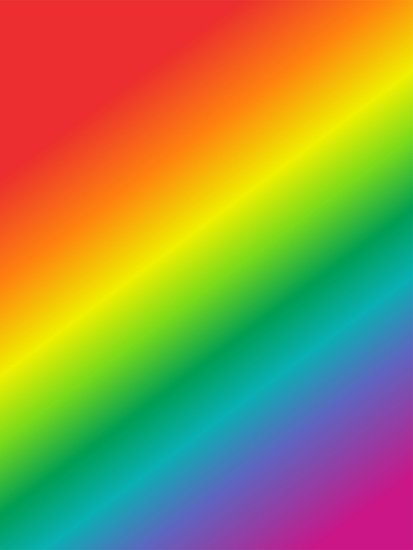
#> input picture Computer Vision/Udemy Jose Portilla/DATA/rainbow.jpg, 413 x 550 px
$ jupyter execute --allow-errors ornekler.ipynb   (shell and % lines are left out)
#> lines starting #> are read from the running program, lines starting #| are printed output that depends on the picture
[cell 1]
# 1 -> Piksel ve kod verip piksellerin çıktısı sorulacak.
# 1.1 * Cv2 ye Giriş
# 1.2 * Resme Çizgi çizme vs..
# 1.3 * HSV - HLS
# 1.4 * Görüntü Karıştırma yapıştırma maskeleme vs..
# 1.5 * Thresholding
# 1.6 * Blurlama ve Yumuşaltma
# 1.7 * Morphological Operators
# 1.8 * Gradients
# 1.9 * Corner Detection

# Yıpratma --> Opening Closin, Genişletme Olursa Pixellerin Yeni Değeri Ne olur
# 4 -> RGB'nin belirlenen renk düzeyi artırma, azaltma ( kırmiziyi /50 arttırma )

# 5 -> Resim ve çıktıyı verip kodları sorabilir

# 6 -> Düşük Puanlı Evet - Hayır Sorusu

[cell 2]
# resmin renkleriyle oynama +
# resmin köşelerine gitme +
# resim çizme
# HSV - HLS
# addWeighted
# bitwise
# threshold ->
# Blurlama
# Morpholojik işlemler ->
# Gradients -> sobel vs.

#

[cell 3]
import numpy as np
import matplotlib.pyplot as plt
import cv2

[cell 4]
resim = np.random.randint(0,256, size=(5,5), dtype = int)

def resmi_göster(resim):
    fig = plt.figure(figsize=(5,5))
    ax = fig.add_subplot(111)
    ax.imshow(resim)
resmi_göster(resim)

print(resim)

#> (a cell that did not finish here is left out)

[cell 6]
resim_1 = np.random.randint(0,256, size=(5,5,3), dtype = int)
plt.imshow(resim_1)

[cell 7]
# Resmin yarısına kırmızı tonu:
resim1_copy = resim_1.copy()
yükseklik,genişlik,kanallar = resim1_copy.shape

resim1_copy[:,:,0] = resim1_copy[:,:,0] * 2

[cell 8]
resmi_göster(resim1_copy)

[cell 9]
x = resim_1.shape[1] - 1
y = resim_1.shape[0] - 1

x_end = x + resim_1.shape[1]
y_end = y + resim_1.shape[0]

sag_alt = resim_1[y:y_end, x:x_end]
resmi_göster(sag_alt)
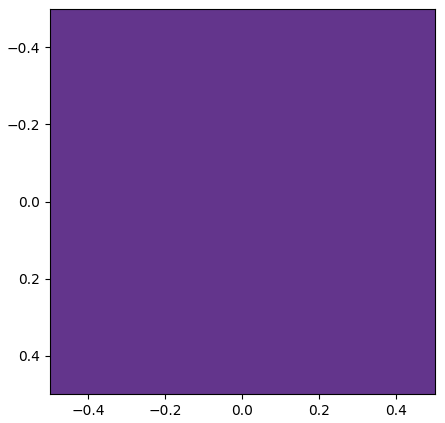
#> figure drawn by matplotlib, 1 panel

[cell 10]
resmi_göster(resim1_copy)

[cell 11]
x = 4
y = 4
x_son = resim1_copy.shape[1]
y_son = resim1_copy.shape[0]


sag_alt = resim1_copy[y:y_son, x:x_son]
sag_alt[:,:,] = 0
resmi_göster(resim1_copy)

[cell 12]
x = resim1_copy[4:5,2:3]
x[:,:,] = 0
resmi_göster(resim1_copy)
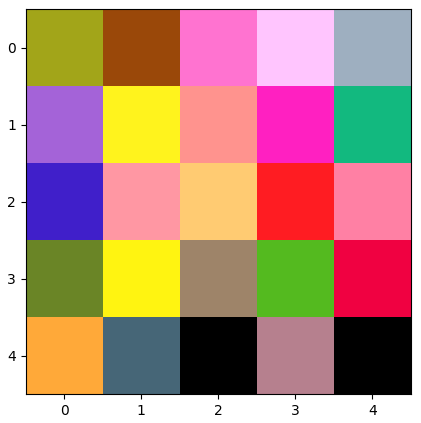
#> figure drawn by matplotlib, 1 panel

[cell 13]
resim = np.random.randint(0,256, size=(5,5,3), dtype = int)
resmi_göster(resim)
resim
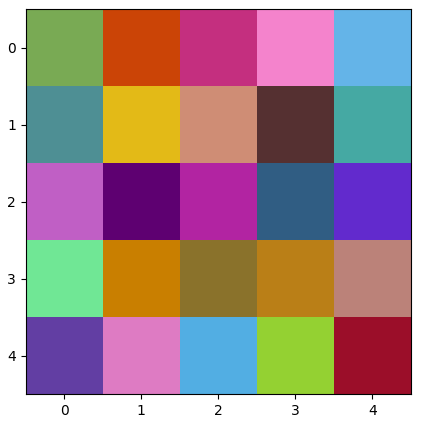
#> figure drawn by matplotlib, 1 panel

[cell 14]
resim = cv2.imread("DATA/rainbow.jpg",0)
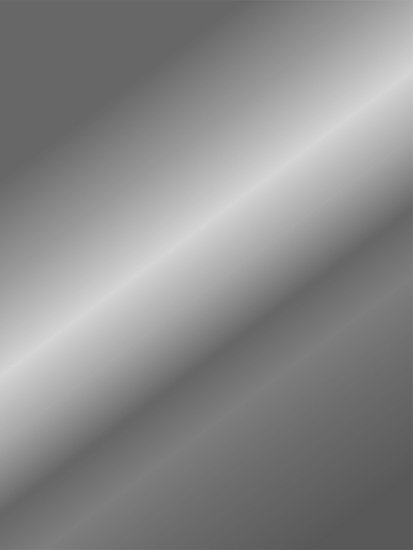
#> resim: shape (550, 413); min 87, max 214, mean 137.4
resim = cv2.resize(resim, dsize=(5,5))
#> resim = [[103, 103, 117, 146, 183], [110, 140, 176, 211, 169], [168, 206, 178, 126, 115], [186, 137, 110, 122, 109], [106, 125, 111, 100, 90]]
resim
#> Out has the same summary as resim

[cell 15]
ret,th = cv2.threshold(resim,127,255,cv2.THRESH_OTSU)
#> ret = 146; th = [[0, 0, 0, 0, 255], [0, 0, 255, 255, 255], [255, 255, 255, 0, 0], [255, 0, 0, 0, 0], [0, 0, 0, 0, 0]]
plt.imshow(th)
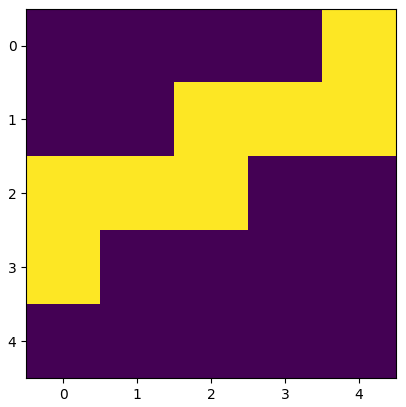
#> figure drawn by matplotlib, 1 panel

[cell 16]
th
#> Out has the same summary as th

[cell 17]
th = cv2.resize(th, dsize = (10,10))
th

[cell 18]
plt.imshow(th)
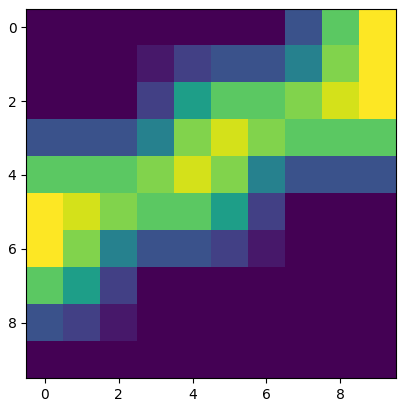
#> figure drawn by matplotlib, 1 panel

[cell 19]
resim = np.ones(shape=(5,5), dtype = int) * 5
resim

#> (a cell that did not finish here is left out)

[cell 21]
resim = cv2.imread("DATA/rainbow.jpg",0)
resim = cv2.resize(resim, dsize = (9,9))
resim

[cell 22]
resim_blur = cv2.medianBlur(resim, ksize=(3))

[cell 23]
resim_blur

[cell 24]
plt.imshow(resim_blur)
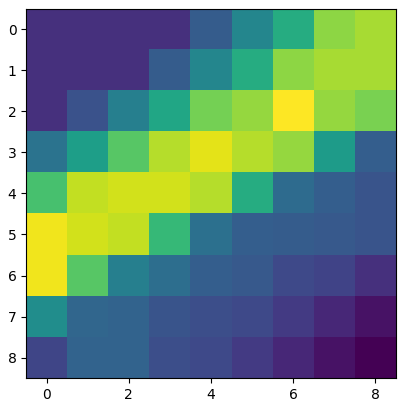
#> figure drawn by matplotlib, 1 panel

[cell 25]
x = np.ones(shape=(10,10), dtype=int)*20
plt.imshow(x)
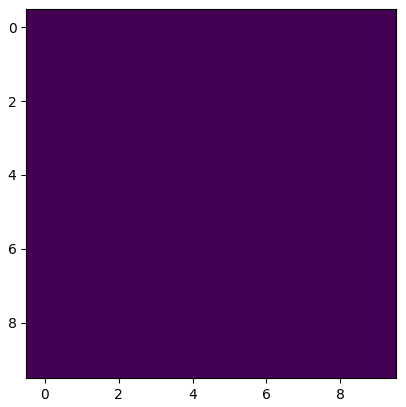
#> figure drawn by matplotlib, 1 panel

#> (a cell that did not finish here is left out)

[cell 27]
resim = np.random.randint(0,2, size = (5,5), dtype = int)
kernel = np.ones((5,5),np.uint8)
#> (the rest of this cell did not finish here and is left out)

[cell 28]
x = np.random.randint(0,2, size = (4,5), dtype = int)
plt.imshow(x)
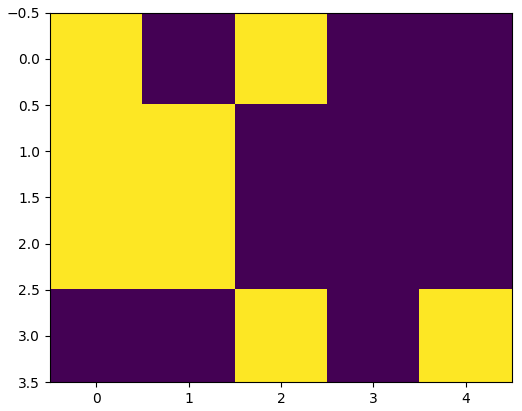
#> figure drawn by matplotlib, 1 panel

[cell 29]
x = np.array([[0,0,0,0,0],[0,0,1,1,0],[0,0,1,1,0],[0,0,0,0,0]], dtype = int)
plt.imshow(x)
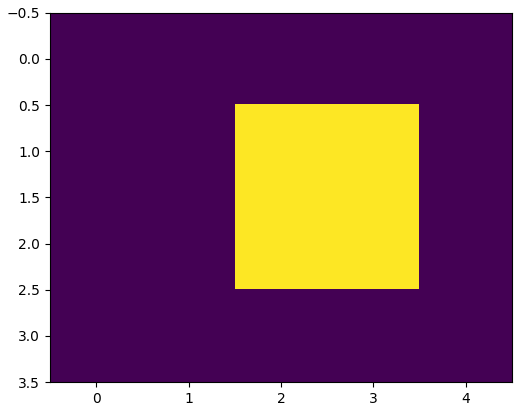
#> figure drawn by matplotlib, 1 panel
